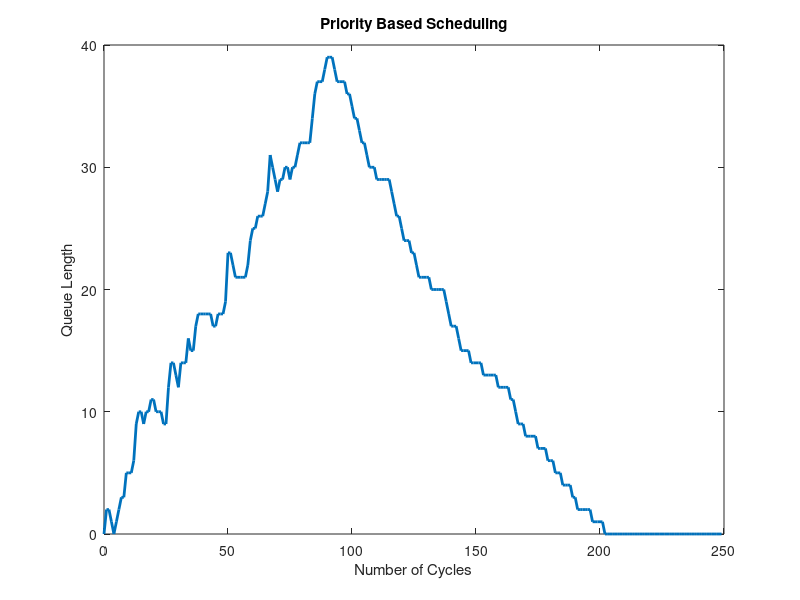

The MATLAB script that drew this image:
function q1
    maximum_queue_length = 100;
    waitingtime = 0;
    total_process = 65;
    maximum_number_cycles = 6;
    maximum_arrival_time = 90;
    stop = 250;
    max_priority = 10;
    
    t = [0];
    length_of_queue = [0];
    processQueue = [];
    all_processes = [];
    firstTime = 1;
    
    for i=1:total_process
        temp = randi(maximum_number_cycles);
        all_processes = [all_processes; i temp randi(maximum_arrival_time) temp randi(max_priority)];
    end
    
    for i=2:stop
        t(i) = t(i-1) + 1;
        length = size(processQueue,1);
        if length<(maximum_queue_length*0.8)
            all_processes_Len = size(all_processes,1);
            j = 1;
            while j<=all_processes_Len
                if all_processes(j, 3)<=t(i) && length<(maximum_queue_length*0.8)
                    processQueue = [processQueue; all_processes(j,:)];
                    all_processes(j,:) = [];
                    length = length + 1;
                    all_processes_Len = all_processes_Len - 1;
                end
                j = j + 1;
            end
        end
             
        if length~=0
            if firstTime==1
                j = index_of_maximum_priority(processQueue);
                temp = processQueue(j,:);
                processQueue(j,:) = processQueue(1,:);
                processQueue = [temp ; processQueue];
                processQueue(2,:) = [];
                firstTime = 0;
            end
            
            processQueue(1,2) = processQueue(1,2) - 1;
            if processQueue(1,2)==0
                waitingtime = waitingtime + t(i) - (processQueue(1,3) + processQueue(1,4));
                processQueue(1,:) = [];
                length = length - 1;
                
                if length~=0
                    j = index_of_maximum_priority(processQueue);
                    temp = processQueue(j,:);
                    processQueue(j,:) = processQueue(1,:);
                    processQueue = [temp ; processQueue];
                    processQueue(2,:) = [];                    
                end
            end
        end
        length_of_queue(i) = length;
    end
    Average_Waiting_Time = waitingtime / total_process;
    plot(t,length_of_queue,'lineWidth',2);
    title('Priority Based Scheduling')
    xlabel('Number of Cycles')
    ylabel('Queue Length')
    disp(strcat('Priority, Average Waiting Time: ', num2str(Average_Waiting_Time)))
end

function y = index_of_maximum_priority(processQueue)
    len = size(processQueue);
    y = 1;
    currMin = processQueue(1,5);
    for i=1:len
        if currMin > processQueue(i,5);
            currMin = processQueue(i,5);
            y = i;
        end
    end
end